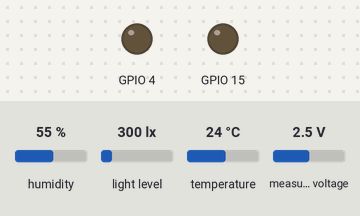
Bench run of a sketch on a simulated ESP32. Shown: output pins drawn as LEDs (lit = HIGH). Inputs (shaded band) come from the test bench; at power-on: measured voltage 2.5 V, humidity 55 %, light level 300 lx, temperature 24 °C. WiFi joins after 1.5 s; servers stay silent unless stated; the camera gives no picture; what the sketch prints to the serial monitor is not drawn.

Above: at 4.3 s.
4.4 s: measured voltage set to 2.2 V
At 5.5 s:
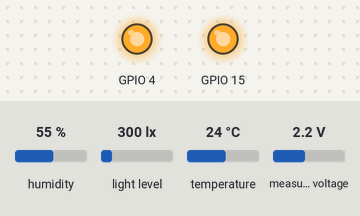
6.5 s: measured voltage set to 1.9 V
11.6 s: measured voltage set to 1.5 V
16.3 s: measured voltage set to 1.2 V
At 20.9 s:
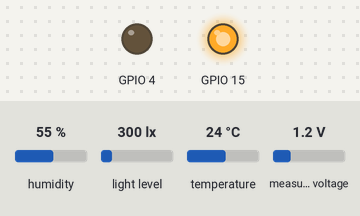
Timing chart, 0 to 22.4 s (numbered marks = the images above; inputs shaded):
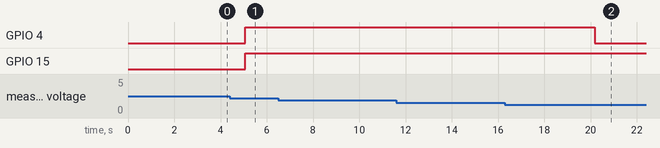

Measured:
- the behaviour switches between 1.4 and 1.3 V on measured voltage (found by bisection; images 1 and 2)
- after the input at 6.5 s, every drawn part: stays the same
- after the input at 11.6 s, every drawn part: stays the same
- after the input at 16.3 s, GPIO 4: HIGH → LOW after 3.9 s

The sketch:

PlantSense.ino
```cpp
// Arduino IDE entry point. The implementation is compiled from src/main.cpp.
```

blynk_credentials.example.h
```cpp
#pragma once

#define BLYNK_TEMPLATE_ID "YOUR_BLYNK_TEMPLATE_ID"
#define BLYNK_TEMPLATE_NAME "PlantSense AI Pod"
#define BLYNK_AUTH_TOKEN "YOUR_BLYNK_DEVICE_AUTH_TOKEN"

#define PLANTSENSE_WIFI_SSID "YOUR_WIFI_SSID"
#define PLANTSENSE_WIFI_PASSWORD "YOUR_WIFI_PASSWORD"
#define PLANTSENSE_AI_SERVER_URL "http://YOUR_SERVER_IP:5000/analyze"
```

Source omitted: main.cpp (29792 bytes)
